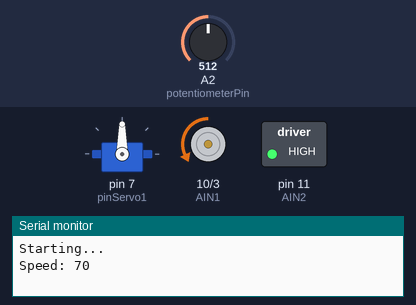
A sketch run on a simulated Arduino Uno, built with avr-gcc and run on an emulated ATmega328P. On the bench: servo, direction and speed pins drawn as motors (green arrow = direction pin HIGH = forward, orange = LOW = backward, longer = more drive), switched loads named in the sketch (green lamp = pin HIGH), the last lines printed to the serial monitor. The inputs (shaded band) are chosen by the test bench; at power-on: A2 (potentiometerPin) = 512.

Above: at 1.3 s.
1.4 s: A2 (potentiometerPin) set to 306
At 2.0 s:
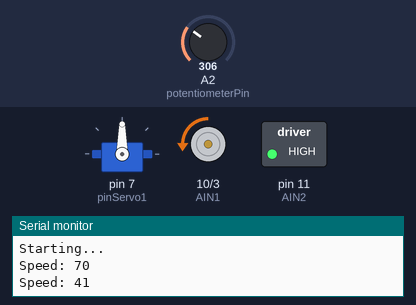
3.0 s: A2 (potentiometerPin) set to 0
At 4.2 s:
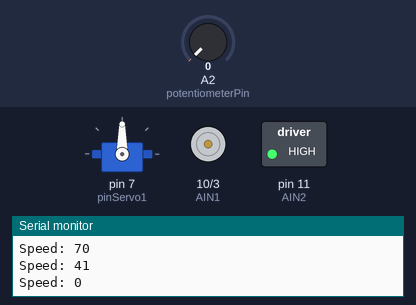
4.5 s: A2 (potentiometerPin) set to 6
6.0 s: A2 (potentiometerPin) set to 9
7.5 s: A2 (potentiometerPin) set to 1023
At 7.8 s:
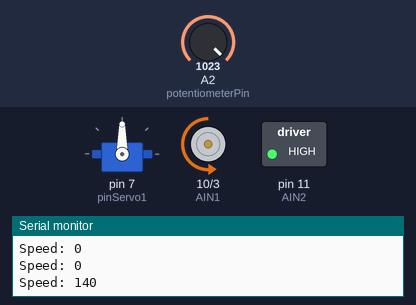
Timing chart, 0 to 10.0 s (numbered marks = the images above; inputs shaded):
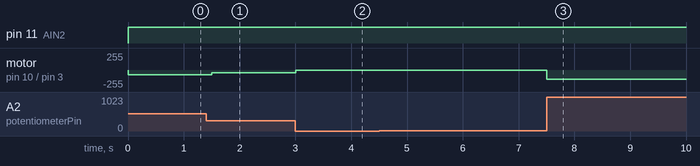

The sketch:

DispensadorCafe.ino
```cpp
#include <Servo.h>

// Pin enable, received from the state machine
int interruptPin = 2;

// Servo to open and close the mechanism
Servo servo1;
const int pinServo1 = 7; // Pin 9 doesn't work

// TB6612FNG Motor Driver used to control the motor that shakes the coffee
// Motor A
int PWMA = 3; // speed control
int AIN1 = 10;
int AIN2 = 11;

// Potentiometer to control the speed of the motor
int potentiometerPin = A2;

// Control de apertura del mecanismo
int mechanismControlPin = A4;

// Variables to store the last values
int lastPotentiometerValue = 0;
int lastMechanismControlValue = 0;

void setup()
{
    servo1.attach(pinServo1);
    pinMode(PWMA, OUTPUT);
    pinMode(AIN1, OUTPUT);
    pinMode(AIN2, OUTPUT);
    pinMode(interruptPin, INPUT);

    // Initialize the serial port
    Serial.begin(9600);
    // Shake the coffee motor stop
    digitalWrite(AIN1, LOW);
    digitalWrite(AIN2, LOW);
    Serial.println("Starting...");
}

void loop()
{
    // Read the potentiometer value
    int currentPotentiometerValue = analogRead(potentiometerPin);
    // Check if the difference is greater or equal to 5 for the potentiometer
    if (abs(currentPotentiometerValue - lastPotentiometerValue) >= 5)
    {
        // Map the potentiometer value to a value between 0 and 255
        int speed = map(currentPotentiometerValue, 0, 1023, 0, 140);
        // Move the motor and change the speed
        digitalWrite(AIN1, LOW);
        digitalWrite(AIN2, HIGH);
        analogWrite(PWMA, speed);
        Serial.print("Speed: ");
        Serial.println(speed);
        // Update the last potentiometer value
        lastPotentiometerValue = currentPotentiometerValue;
    }

    delay(500);
}
```

Measured:
- after the input at 1.4 s, motor on pin 10 (AIN1) / pin 3 (PWMA): backward 70/255 → backward 41/255 after 0.10 s
- after the input at 3.0 s, motor on pin 10 (AIN1) / pin 3 (PWMA): backward 41/255 → stopped at once
- after the input at 6.0 s, every drawn part: stays the same
- after the input at 7.5 s, motor on pin 10 (AIN1) / pin 3 (PWMA): stopped → backward 140/255 at once
